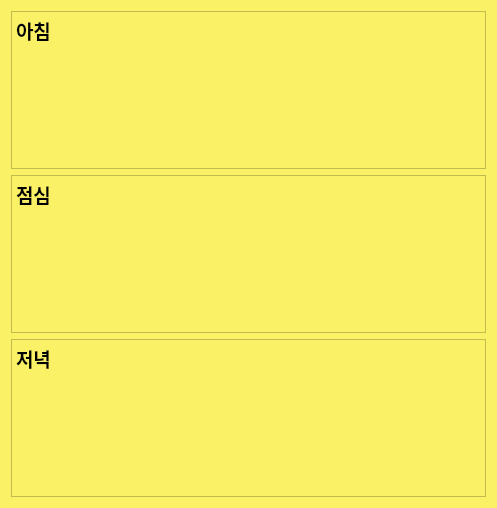
<?xml version="1.0" encoding="UTF-8"?>
<ui version="4.0">
 <class>Dialog</class>
 <widget class="QDialog" name="Dialog">
  <property name="geometry">
   <rect>
    <x>0</x>
    <y>0</y>
    <width>497</width>
    <height>508</height>
   </rect>
  </property>
  <property name="windowTitle">
   <string>일반 식단</string>
  </property>
  <property name="windowIcon">
   <iconset>
    <normaloff>imagefile/window.png</normaloff>imagefile/window.png</iconset>
  </property>
  <property name="styleSheet">
   <string notr="true">background-color: rgb(250, 241, 102);</string>
  </property>
  <layout class="QVBoxLayout" name="verticalLayout">
   <item>
    <widget class="QTextBrowser" name="textBrowser_2">
     <property name="html">
      <string>&lt;!DOCTYPE HTML PUBLIC &quot;-//W3C//DTD HTML 4.0//EN&quot; &quot;http://www.w3.org/TR/REC-html40/strict.dtd&quot;&gt;
&lt;html&gt;&lt;head&gt;&lt;meta name=&quot;qrichtext&quot; content=&quot;1&quot; /&gt;&lt;style type=&quot;text/css&quot;&gt;
p, li { white-space: pre-wrap; }
&lt;/style&gt;&lt;/head&gt;&lt;body style=&quot; font-family:'Gulim'; font-size:9pt; font-weight:400; font-style:normal;&quot;&gt;
&lt;p style=&quot; margin-top:0px; margin-bottom:0px; margin-left:0px; margin-right:0px; -qt-block-indent:0; text-indent:0px;&quot;&gt;&lt;span style=&quot; font-size:14pt; font-weight:600;&quot;&gt;아침&lt;/span&gt;&lt;/p&gt;
&lt;p style=&quot;-qt-paragraph-type:empty; margin-top:0px; margin-bottom:0px; margin-left:0px; margin-right:0px; -qt-block-indent:0; text-indent:0px; font-size:14pt; font-weight:600;&quot;&gt;&lt;br /&gt;&lt;/p&gt;&lt;/body&gt;&lt;/html&gt;</string>
     </property>
    </widget>
   </item>
   <item>
    <widget class="QTextBrowser" name="textBrowser_3">
     <property name="html">
      <string>&lt;!DOCTYPE HTML PUBLIC &quot;-//W3C//DTD HTML 4.0//EN&quot; &quot;http://www.w3.org/TR/REC-html40/strict.dtd&quot;&gt;
&lt;html&gt;&lt;head&gt;&lt;meta name=&quot;qrichtext&quot; content=&quot;1&quot; /&gt;&lt;style type=&quot;text/css&quot;&gt;
p, li { white-space: pre-wrap; }
&lt;/style&gt;&lt;/head&gt;&lt;body style=&quot; font-family:'Gulim'; font-size:9pt; font-weight:400; font-style:normal;&quot;&gt;
&lt;p style=&quot; margin-top:0px; margin-bottom:0px; margin-left:0px; margin-right:0px; -qt-block-indent:0; text-indent:0px;&quot;&gt;&lt;span style=&quot; font-size:14pt; font-weight:600;&quot;&gt;점심&lt;/span&gt;&lt;/p&gt;&lt;/body&gt;&lt;/html&gt;</string>
     </property>
    </widget>
   </item>
   <item>
    <widget class="QTextBrowser" name="textBrowser">
     <property name="html">
      <string>&lt;!DOCTYPE HTML PUBLIC &quot;-//W3C//DTD HTML 4.0//EN&quot; &quot;http://www.w3.org/TR/REC-html40/strict.dtd&quot;&gt;
&lt;html&gt;&lt;head&gt;&lt;meta name=&quot;qrichtext&quot; content=&quot;1&quot; /&gt;&lt;style type=&quot;text/css&quot;&gt;
p, li { white-space: pre-wrap; }
&lt;/style&gt;&lt;/head&gt;&lt;body style=&quot; font-family:'Gulim'; font-size:9pt; font-weight:400; font-style:normal;&quot;&gt;
&lt;p style=&quot; margin-top:0px; margin-bottom:0px; margin-left:0px; margin-right:0px; -qt-block-indent:0; text-indent:0px;&quot;&gt;&lt;span style=&quot; font-size:14pt; font-weight:600;&quot;&gt;저녁&lt;/span&gt;&lt;/p&gt;&lt;/body&gt;&lt;/html&gt;</string>
     </property>
    </widget>
   </item>
  </layout>
 </widget>
 <resources/>
 <connections/>
</ui>
